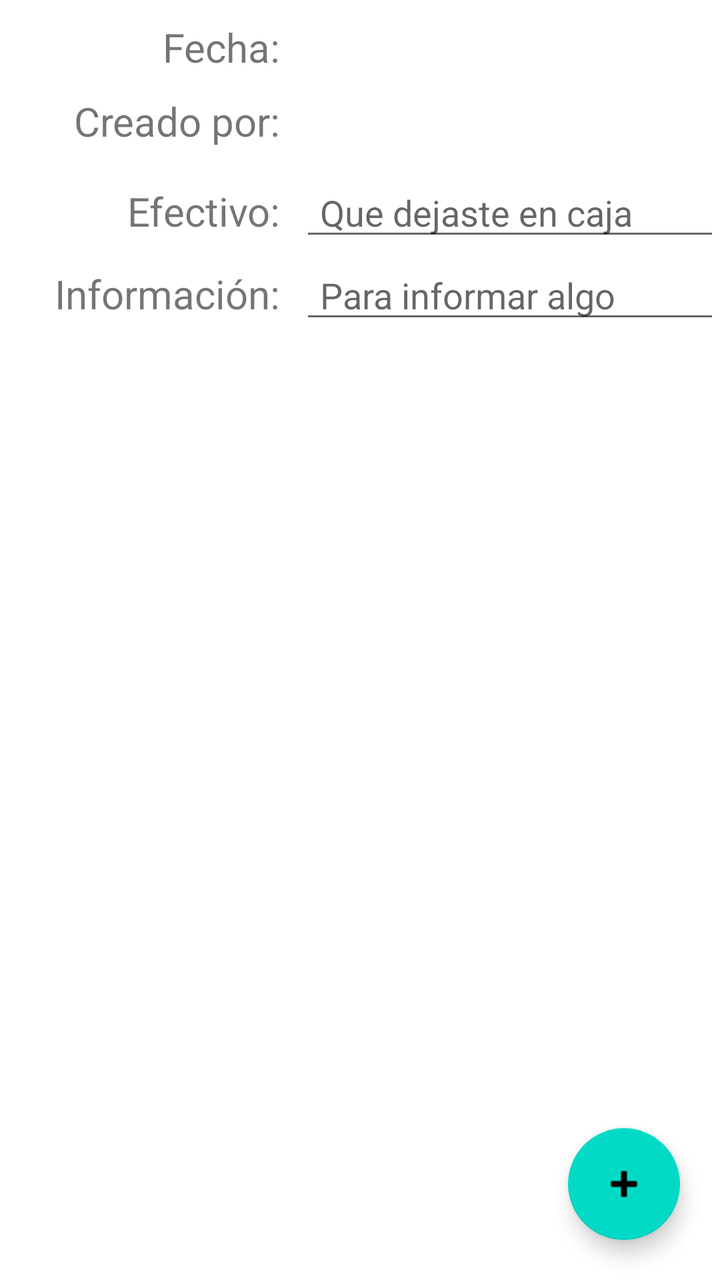
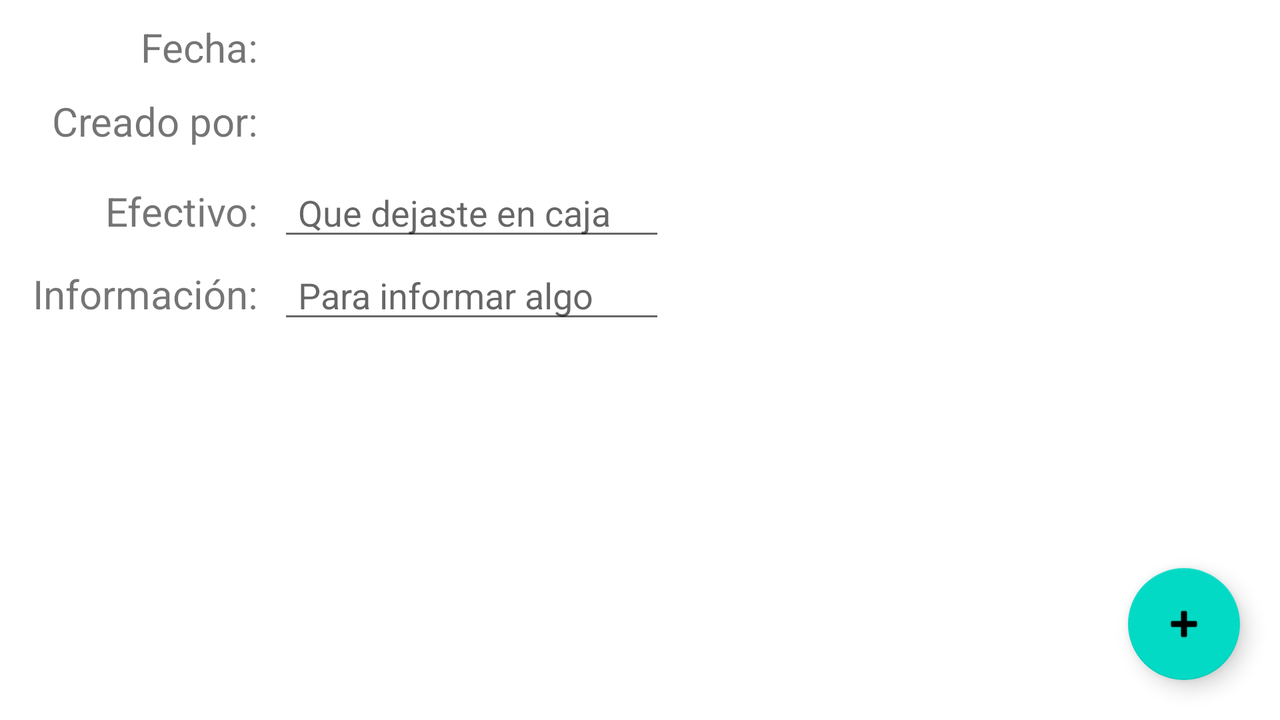

First picture: res/layout/ on a phone held upright. Second picture: the repository's own variant of that layout, on a device whose configuration matches the variant's folder. Source for both follows.
<!-- AndroidManifest.xml: application theme Theme.Registerboxapp -->
<!-- res/layout/fragment_admin_ips.xml -->
<?xml version="1.0" encoding="utf-8"?>
<androidx.constraintlayout.widget.ConstraintLayout xmlns:android="http://schemas.android.com/apk/res/android"
    xmlns:app="http://schemas.android.com/apk/res-auto"
    xmlns:tools="http://schemas.android.com/tools"
    android:layout_width="match_parent"
    android:layout_height="match_parent"
    tools:context=".view.fragment.AdminIpsFragment">

    <LinearLayout
        android:id="@+id/linearLayoutButtons"
        android:layout_width="match_parent"
        android:layout_height="wrap_content"
        android:orientation="horizontal"
        android:visibility="gone"
        app:layout_constraintTop_toTopOf="parent">

        <Button
            android:id="@+id/btCancel"
            android:layout_width="0dp"
            android:layout_height="wrap_content"
            android:layout_marginEnd="5dp"
            android:layout_weight="1"
            android:text="@string/cancel_text"
            android:textSize="15sp"
            app:icon="@android:drawable/ic_menu_close_clear_cancel"
            tools:ignore="ButtonStyle" />

        <Button
            android:id="@+id/btSave"
            android:layout_width="0dp"
            android:layout_height="wrap_content"
            android:layout_marginStart="5dp"
            android:layout_weight="1"
            android:text="@string/save_text"
            android:textSize="15sp"
            app:icon="@android:drawable/ic_menu_save"
            tools:ignore="ButtonStyle" />

    </LinearLayout>

    <LinearLayout
        android:id="@+id/linearLayout2"
        android:layout_width="match_parent"
        android:layout_height="0dp"
        android:layout_weight="20"
        android:orientation="vertical"
        app:layout_constraintTop_toBottomOf="@+id/linearLayoutButtons">

        <LinearLayout
            android:layout_width="match_parent"
            android:layout_height="wrap_content"
            android:orientation="horizontal"
            android:paddingTop="10dp"
            android:paddingBottom="10dp">

            <TextView
                android:layout_width="0dp"
                android:layout_height="wrap_content"
                android:layout_weight="40"
                android:text="@string/date_text"
                android:textAlignment="viewEnd"
                android:textSize="20sp" />

            <TextView
                android:id="@+id/textViewDate"
                android:layout_width="0dp"
                android:layout_height="wrap_content"
                android:layout_marginStart="10dp"
                android:layout_weight="60"
                android:textSize="20sp" />
        </LinearLayout>

        <LinearLayout
            android:layout_width="match_parent"
            android:layout_height="wrap_content"
            android:orientation="horizontal"
            android:paddingBottom="10dp">

            <TextView
                android:layout_width="0dp"
                android:layout_height="wrap_content"
                android:layout_weight="40"
                android:text="@string/createdby_text"
                android:textAlignment="viewEnd"
                android:textSize="20sp" />

            <TextView
                android:id="@+id/textViewCreatedBy"
                android:layout_width="0dp"
                android:layout_height="wrap_content"
                android:layout_marginStart="10dp"
                android:layout_weight="60"
                android:textSize="20sp" />
        </LinearLayout>

        <LinearLayout
            android:layout_width="match_parent"
            android:layout_height="wrap_content"
            android:orientation="horizontal">

            <TextView
                android:layout_width="0dp"
                android:layout_height="wrap_content"
                android:layout_weight="40"
                android:text="@string/cash_text"
                android:textAlignment="viewEnd"
                android:textSize="20sp" />

            <EditText
                android:id="@+id/editTextCash"
                android:layout_width="0dp"
                android:layout_height="wrap_content"
                android:layout_marginStart="10dp"
                android:layout_weight="60"
                android:ems="10"
                android:hint="@string/cash_in_the_box_text"
                android:inputType="number|numberDecimal"
                android:paddingStart="10dp"
                tools:ignore="Autofill,RtlSymmetry" />

        </LinearLayout>

        <LinearLayout
            android:layout_width="match_parent"
            android:layout_height="wrap_content"
            android:orientation="horizontal">

            <TextView
                android:layout_width="0dp"
                android:layout_height="wrap_content"
                android:layout_weight="40"
                android:text="@string/information_text"
                android:textAlignment="viewEnd"
                android:textSize="20sp" />

            <EditText
                android:id="@+id/editTextInfo"
                android:layout_width="0dp"
                android:layout_height="wrap_content"
                android:layout_marginStart="10dp"
                android:layout_weight="60"
                android:ems="10"
                android:gravity="start|top"
                android:hint="@string/information_for_tender_text"
                android:inputType="textMultiLine|text|textCapSentences"
                android:paddingStart="10dp"
                tools:ignore="Autofill,RtlSymmetry" />
        </LinearLayout>

    </LinearLayout>

    <androidx.recyclerview.widget.RecyclerView
        android:id="@+id/rvProductList"
        android:layout_width="match_parent"
        android:layout_height="0dp"
        android:layout_marginTop="10dp"
        android:layout_weight="80"
        app:layout_constraintBottom_toBottomOf="parent"
        app:layout_constraintTop_toBottomOf="@+id/linearLayout2"
        tools:itemCount="50"
        tools:layout_editor_absoluteX="26dp"
        tools:listitem="@layout/product_item_layout" />

    <com.google.android.material.floatingactionbutton.FloatingActionButton
        android:id="@+id/floating_button"
        android:layout_width="wrap_content"
        android:layout_height="wrap_content"
        android:layout_gravity="bottom|end"
        android:layout_marginEnd="20dp"
        android:layout_marginBottom="20dp"
        app:layout_constraintBottom_toBottomOf="parent"
        app:layout_constraintEnd_toEndOf="parent"
        app:srcCompat="@android:drawable/ic_input_add" />

</androidx.constraintlayout.widget.ConstraintLayout>
<!-- res/layout/product_item_layout.xml (included above) -->
<?xml version="1.0" encoding="utf-8"?>
<LinearLayout xmlns:android="http://schemas.android.com/apk/res/android"
    android:id="@+id/linearLayoutProductItem"
    android:layout_width="match_parent"
    android:layout_height="wrap_content"
    android:layout_marginBottom="5dp"
    android:background="@drawable/item_normal"
    android:orientation="vertical">

    <TextView
        android:id="@+id/textViewProductName"
        android:layout_width="match_parent"
        android:layout_height="wrap_content"
        android:layout_marginStart="10dp"
        android:layout_marginEnd="10dp"
        android:text="@string/product_name"
        android:textColor="@color/black"
        android:textSize="20sp" />

    <LinearLayout
        android:layout_width="match_parent"
        android:layout_height="match_parent"
        android:layout_marginStart="10dp"
        android:layout_marginEnd="10dp"
        android:orientation="horizontal">

        <TextView
            android:id="@+id/textViewProductId"
            android:layout_width="0dp"
            android:layout_height="wrap_content"
            android:layout_gravity="bottom"
            android:layout_weight="1"
            android:text="@string/product_id"
            android:textColor="#880E4F" />

        <TextView
            android:id="@+id/textViewProductPriceAndCount"
            android:layout_width="0dp"
            android:layout_height="wrap_content"
            android:layout_weight="1"
            android:minWidth="200dp"
            android:text="@string/price_count"
            android:textAlignment="viewEnd"
            android:textColor="@color/black"
            android:textSize="20sp" />

    </LinearLayout>
</LinearLayout>
<!-- resources referenced by this layout -->
<resources>
  <color name="black">#FF000000</color>
  <!-- drawable item_normal (drawable) -->
  <?xml version="1.0" encoding="utf-8"?>
  <shape xmlns:android="http://schemas.android.com/apk/res/android">
      <solid android:color="@color/item_normal"/>
      <corners android:radius="10dp"/>
      <padding android:left="0dp" android:top="0dp" android:right="0dp" android:bottom="0dp" />
  </shape>
  <string name="cancel_text">CANCELAR</string>
  <string name="cash_in_the_box_text">Que dejaste en caja</string>
  <string name="cash_text">Efectivo:</string>
  <string name="createdby_text">Creado por:</string>
  <string name="date_text">Fecha:</string>
  <string name="information_for_tender_text">Para informar algo</string>
  <string name="information_text">Información:</string>
  <string name="price_count">Price$*Count</string>
  <string name="product_id">Product ID</string>
  <string name="product_name">Product Name</string>
  <string name="save_text">SALVAR</string>
  <style name="Theme.Registerboxapp" parent="Theme.MaterialComponents.DayNight.DarkActionBar">
          
          <item name="colorPrimary">@color/purple_500</item>
          <item name="colorPrimaryVariant">@color/purple_700</item>
          <item name="colorOnPrimary">@color/white</item>
          
          <item name="colorSecondary">@color/teal_200</item>
          <item name="colorSecondaryVariant">@color/teal_700</item>
          <item name="colorOnSecondary">@color/black</item>
          
          <item name="android:statusBarColor" tools:targetApi="l">?attr/colorPrimaryVariant</item>
          
      </style>
  <color name="item_normal">#cccccc</color>
  <color name="purple_500">#FF6200EE</color>
  <color name="purple_700">#FF3700B3</color>
  <color name="white">#FFFFFFFF</color>
  <color name="teal_200">#FF03DAC5</color>
  <color name="teal_700">#FF018786</color>
</resources>
<!-- res/layout-land/fragment_admin_ips.xml (the repository's variant of the layout above) -->
<!-- drawn on the phone turned sideways -->
<?xml version="1.0" encoding="utf-8"?>
<androidx.constraintlayout.widget.ConstraintLayout xmlns:android="http://schemas.android.com/apk/res/android"
    xmlns:app="http://schemas.android.com/apk/res-auto"
    xmlns:tools="http://schemas.android.com/tools"
    android:layout_width="match_parent"
    android:layout_height="match_parent"
    tools:context=".view.fragment.AdminIpsFragment">

    <LinearLayout
        android:id="@+id/linearLayoutButtons"
        android:layout_width="wrap_content"
        android:layout_height="wrap_content"
        android:orientation="horizontal"
        android:visibility="gone"
        app:layout_constraintEnd_toStartOf="@+id/rvProductList"
        app:layout_constraintStart_toStartOf="parent"
        app:layout_constraintTop_toTopOf="parent">

        <Button
            android:id="@+id/btCancel"
            android:layout_width="0dp"
            android:layout_height="wrap_content"
            android:layout_marginEnd="5dp"
            android:layout_weight="1"
            android:text="@string/cancel_text"
            android:textSize="15sp"
            app:icon="@android:drawable/ic_menu_close_clear_cancel"
            tools:ignore="ButtonStyle" />

        <Button
            android:id="@+id/btSave"
            android:layout_width="0dp"
            android:layout_height="wrap_content"
            android:layout_marginStart="5dp"
            android:layout_weight="1"
            android:text="@string/save_text"
            android:textSize="15sp"
            app:icon="@android:drawable/ic_menu_save"
            tools:ignore="ButtonStyle" />

    </LinearLayout>

    <LinearLayout
        android:id="@+id/linearLayout2"
        android:layout_width="wrap_content"
        android:layout_height="0dp"
        android:layout_weight="20"
        android:orientation="vertical"
        app:layout_constraintBottom_toBottomOf="parent"
        app:layout_constraintStart_toStartOf="parent"
        app:layout_constraintTop_toBottomOf="@+id/linearLayoutButtons">

        <LinearLayout
            android:layout_width="match_parent"
            android:layout_height="wrap_content"
            android:orientation="horizontal"
            android:paddingTop="10dp"
            android:paddingBottom="10dp">

            <TextView
                android:layout_width="0dp"
                android:layout_height="wrap_content"
                android:layout_weight="40"
                android:text="@string/date_text"
                android:textAlignment="viewEnd"
                android:textSize="20sp" />

            <TextView
                android:id="@+id/textViewDate"
                android:layout_width="0dp"
                android:layout_height="wrap_content"
                android:layout_marginStart="10dp"
                android:layout_weight="60"
                android:textSize="20sp" />
        </LinearLayout>

        <LinearLayout
            android:layout_width="match_parent"
            android:layout_height="wrap_content"
            android:orientation="horizontal"
            android:paddingBottom="10dp">

            <TextView
                android:layout_width="0dp"
                android:layout_height="wrap_content"
                android:layout_weight="40"
                android:text="@string/createdby_text"
                android:textAlignment="viewEnd"
                android:textSize="20sp" />

            <TextView
                android:id="@+id/textViewCreatedBy"
                android:layout_width="0dp"
                android:layout_height="wrap_content"
                android:layout_marginStart="10dp"
                android:layout_weight="60"
                android:textSize="20sp" />
        </LinearLayout>

        <LinearLayout
            android:layout_width="match_parent"
            android:layout_height="wrap_content"
            android:orientation="horizontal">

            <TextView
                android:layout_width="0dp"
                android:layout_height="wrap_content"
                android:layout_weight="40"
                android:text="@string/cash_text"
                android:textAlignment="viewEnd"
                android:textSize="20sp" />

            <EditText
                android:id="@+id/editTextCash"
                android:layout_width="0dp"
                android:layout_height="wrap_content"
                android:layout_marginStart="10dp"
                android:layout_weight="60"
                android:ems="10"
                android:hint="@string/cash_in_the_box_text"
                android:inputType="number|numberDecimal"
                android:paddingStart="10dp"
                tools:ignore="Autofill,RtlSymmetry,TouchTargetSizeCheck" />

        </LinearLayout>

        <LinearLayout
            android:layout_width="match_parent"
            android:layout_height="wrap_content"
            android:orientation="horizontal">

            <TextView
                android:layout_width="0dp"
                android:layout_height="wrap_content"
                android:layout_weight="40"
                android:text="@string/information_text"
                android:textAlignment="viewEnd"
                android:textSize="20sp" />

            <EditText
                android:id="@+id/editTextInfo"
                android:layout_width="0dp"
                android:layout_height="wrap_content"
                android:layout_marginStart="10dp"
                android:layout_weight="60"
                android:ems="10"
                android:gravity="start|top"
                android:hint="@string/information_for_tender_text"
                android:inputType="textMultiLine|text|textCapSentences"
                android:paddingStart="10dp"
                tools:ignore="Autofill,RtlSymmetry,TouchTargetSizeCheck" />
        </LinearLayout>

    </LinearLayout>

    <androidx.recyclerview.widget.RecyclerView
        android:id="@+id/rvProductList"
        android:layout_width="0dp"
        android:layout_height="0dp"
        android:layout_marginStart="10dp"
        android:layout_weight="80"
        app:layout_constraintBottom_toBottomOf="parent"
        app:layout_constraintEnd_toEndOf="parent"
        app:layout_constraintStart_toEndOf="@+id/linearLayout2"
        app:layout_constraintTop_toTopOf="parent"
        tools:itemCount="50"
        tools:listitem="@layout/product_item_layout" />

    <com.google.android.material.floatingactionbutton.FloatingActionButton
        android:id="@+id/floating_button"
        android:layout_width="wrap_content"
        android:layout_height="wrap_content"
        android:layout_gravity="bottom|end"
        android:layout_marginEnd="20dp"
        android:layout_marginBottom="20dp"
        app:layout_constraintBottom_toBottomOf="parent"
        app:layout_constraintEnd_toEndOf="parent"
        app:srcCompat="@android:drawable/ic_input_add"
        tools:ignore="SpeakableTextPresentCheck"
        android:contentDescription="@string/add_product_fb_text" />

    <androidx.camera.view.PreviewView
        android:id="@+id/previewView"
        android:layout_width="200dp"
        android:layout_height="200dp"
        android:visibility="gone"
        app:layout_constraintBottom_toBottomOf="parent"
        app:layout_constraintEnd_toEndOf="parent"
        app:layout_constraintStart_toStartOf="parent"
        app:layout_constraintTop_toTopOf="parent" />

</androidx.constraintlayout.widget.ConstraintLayout>
<!-- resources referenced by the variant -->
<!-- as the phone turned sideways resolves them -->
<resources>
  <color name="black">#FF000000</color>
  <!-- drawable item_normal (drawable) -->
  <?xml version="1.0" encoding="utf-8"?>
  <shape xmlns:android="http://schemas.android.com/apk/res/android">
      <solid android:color="@color/item_normal"/>
      <corners android:radius="10dp"/>
      <padding android:left="0dp" android:top="0dp" android:right="0dp" android:bottom="0dp" />
  </shape>
  <string name="add_product_fb_text">Adicionar Producto</string>
  <string name="cancel_text">CANCELAR</string>
  <string name="cash_in_the_box_text">Que dejaste en caja</string>
  <string name="cash_text">Efectivo:</string>
  <string name="createdby_text">Creado por:</string>
  <string name="date_text">Fecha:</string>
  <string name="information_for_tender_text">Para informar algo</string>
  <string name="information_text">Información:</string>
  <string name="price_count">Price$*Count</string>
  <string name="product_id">Product ID</string>
  <string name="product_name">Product Name</string>
  <string name="save_text">SALVAR</string>
  <style name="Theme.Registerboxapp" parent="Theme.MaterialComponents.DayNight.DarkActionBar">
          
          <item name="colorPrimary">@color/purple_500</item>
          <item name="colorPrimaryVariant">@color/purple_700</item>
          <item name="colorOnPrimary">@color/white</item>
          
          <item name="colorSecondary">@color/teal_200</item>
          <item name="colorSecondaryVariant">@color/teal_700</item>
          <item name="colorOnSecondary">@color/black</item>
          
          <item name="android:statusBarColor" tools:targetApi="l">?attr/colorPrimaryVariant</item>
          
      </style>
  <color name="item_normal">#cccccc</color>
  <color name="purple_500">#FF6200EE</color>
  <color name="purple_700">#FF3700B3</color>
  <color name="white">#FFFFFFFF</color>
  <color name="teal_200">#FF03DAC5</color>
  <color name="teal_700">#FF018786</color>
</resources>
